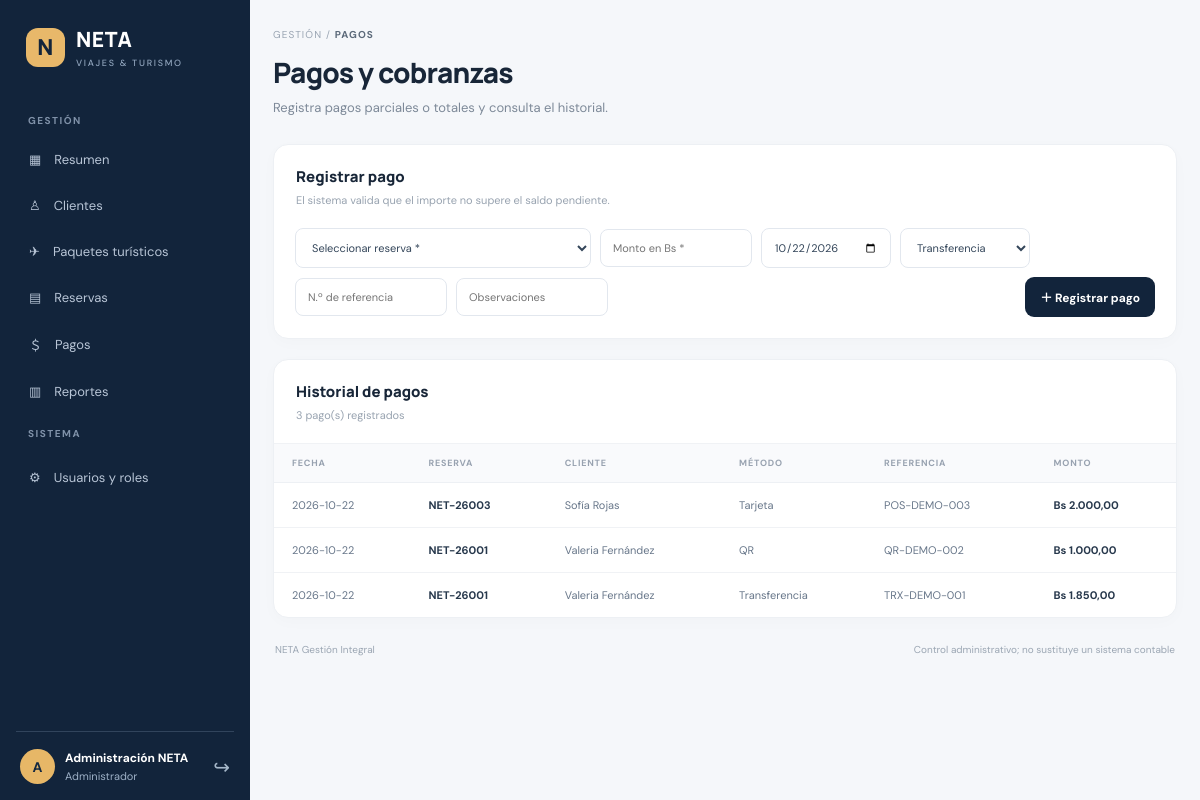
/index.php?page=payments (signed in), run on the app's committed database.
### tables this page shows
CREATE TABLE payments (id INT AUTO_INCREMENT PRIMARY KEY,reservation_id INT NOT NULL,amount DECIMAL(12,2) NOT NULL,payment_date DATE NOT NULL,method ENUM('Transferencia','Efectivo','Tarjeta','QR','Otro') NOT NULL DEFAULT 'Transferencia',reference VARCHAR(100) NULL,notes VARCHAR(255) NULL,created_at TIMESTAMP DEFAULT CURRENT_TIMESTAMP,CONSTRAINT fk_payment_res FOREIGN KEY(reservation_id) REFERENCES reservations(id));

CREATE TABLE reservations (id INT AUTO_INCREMENT PRIMARY KEY,code VARCHAR(32) NOT NULL UNIQUE,client_id INT NOT NULL,package_id INT NOT NULL,travel_date DATE NOT NULL,passengers INT NOT NULL DEFAULT 1,total_amount DECIMAL(12,2) NOT NULL,status ENUM('Pendiente','Confirmada','Cancelada','Completada') NOT NULL DEFAULT 'Pendiente',notes TEXT NULL,created_at TIMESTAMP DEFAULT CURRENT_TIMESTAMP,CONSTRAINT fk_res_client FOREIGN KEY(client_id) REFERENCES clients(id),CONSTRAINT fk_res_package FOREIGN KEY(package_id) REFERENCES packages(id));

CREATE TABLE clients (id INT AUTO_INCREMENT PRIMARY KEY,name VARCHAR(150) NOT NULL,email VARCHAR(160) NULL,phone VARCHAR(40) NULL,country VARCHAR(80) NULL,preferences VARCHAR(255) NULL,created_at TIMESTAMP DEFAULT CURRENT_TIMESTAMP,UNIQUE KEY uq_client_email(email));

### app/Core/helpers.php (called while the page is built, shortened)
<?php
function e($value): string { return htmlspecialchars((string)$value, ENT_QUOTES, 'UTF-8'); }
function money($value): string { return 'Bs '.number_format((float)$value, 2, ',', '.'); }
function view(string $name, array $data=[]): void { extract($data); require __DIR__.'/../views/'.$name.'.php'; }

### app/Core/Controller.php (called while the page is built, shortened)
<?php
class Controller {
 protected function render(string $view, array $data=[]): void { \view($view,$data); }
}

### app/Controllers/PaymentController.php (called while the page is built, shortened)
<?php
class PaymentController extends Controller { public function index(): void {$m=new Payment();$this->render('payments/index',['payments'=>$m->all(),'reservations'=>$m->reservations()]);} public function save(): void {\csrf_check();try{(new Payment())->save(['reservation_id'=>(int)($_POST['reservation_id']??0),'amount'=>(float)($_POST['amount']??0),'payment_date'=>$_POST['payment_date']??date('Y-m-d'),'method'=>$_POST['method']??'Transferencia','reference'=>trim($_POST['reference']??''),'notes'=>trim($_POST['notes']??'')]);\flash('success','Pago registrado correctamente.');}catch(\Throwable $e){\flash('error',$e instanceof \RuntimeException?$e->getMessage():'No se pudo registrar el pago.');}\redirect('payments');} }

### app/Core/Router.php (called while the page is built, shortened)
<?php
class Router {
    public function dispatch(): void {
        $page = $_GET['page'] ?? (isset($_SESSION['user']) ? (($_SESSION['user']['role'] ?? '') === 'Cliente' ? 'client-area' : 'dashboard') : 'home');
        $routes = [
          'home'=>['App\\Controllers\\PublicController','home'],
          'catalog'=>['App\\Controllers\\PublicController','catalog'],
          'login'=>['App\\Controllers\\AuthController','login'],
          'client-login'=>['App\\Controllers\\ClientAuthController','login'],
          'client-register'=>['App\\Controllers\\ClientAuthController','register'],
          'client-area'=>['App\\Controllers\\ClientPortalController','index'],
          'client-booking'=>['App\\Controllers\\ClientPortalController','book'],
          'client-reservations'=>['App\\Controllers\\ClientPortalController','reservations'],
          'dashboard'=>['App\\Controllers\\DashboardController','index'],
          'clients'=>['App\\Controllers\\ClientController','index'],
          'client-save'=>['App\\Controllers\\ClientController','save'],
          'client-delete'=>['App\\Controllers\\ClientController','delete'],
          'packages'=>['App\\Controllers\\PackageController','index'],
          'package-save'=>['App\\Controllers\\PackageController','save'],
          'reservations'=>['App\\Controllers\\ReservationController','index'],
          'reservation-save'=>['App\\Controllers\\ReservationController','save'],
          'payments'=>['App\\Controllers\\PaymentController','index'],
          'payment-save'=>['App\\Controllers\\PaymentController','save'],
          'reports'=>['App\\Controllers\\ReportController','index'],
          'users'=>['App\\Controllers\\UserController','index'],
        ];
        [$class,$method] = $routes[$page]; (new $class())->$method();
    }
}

### index.php (called while the page is built, shortened)
<?php
$router = new App\Core\Router();
$router->dispatch();

### app/Models/Payment.php (called while the page is built, shortened)
<?php
class Payment {
 public function all(): array { return Database::connection()->query('SELECT py.*,r.code,c.name client_name FROM payments py JOIN reservations r ON r.id=py.reservation_id JOIN clients c ON c.id=r.client_id ORDER BY py.id DESC')->fetchAll(); }
}

### app/views/payments/index.php (the view)
<?php $title='Pagos';require __DIR__.'/../layouts/header.php'; ?><div class="app-shell"><?php require __DIR__.'/../layouts/sidebar.php'; ?><main class="main"><header class="page-head"><div><div class="breadcrumb">GESTIÓN / <strong>Pagos</strong></div><h1>Pagos y cobranzas</h1><p>Registra pagos parciales o totales y consulta el historial.</p></div></header><?php require __DIR__.'/../layouts/flash.php'; ?><section class="panel"><div class="panel-heading"><div><h2>Registrar pago</h2><p>El sistema valida que el importe no supere el saldo pendiente.</p></div></div><form class="inline-form" method="post" action="index.php?page=payment-save"><input type="hidden" name="csrf" value="<?=e(csrf_token())?>"><select name="reservation_id" required><option value="">Seleccionar reserva *</option><?php foreach($reservations as $r): if((float)$r['balance']>0): ?><option value="<?=$r['id']?>"><?=e($r['code'])?> · <?=e($r['client_name'])?> · saldo <?=e(money($r['balance']))?></option><?php endif; endforeach; ?></select><input type="number" name="amount" min="0.01" step="0.01" placeholder="Monto en Bs *" required><input type="date" name="payment_date" value="<?=date('Y-m-d')?>" required><select name="method"><option>Transferencia</option><option>Efectivo</option><option>Tarjeta</option><option>QR</option><option>Otro</option></select><input name="reference" placeholder="N.º de referencia"><input name="notes" placeholder="Observaciones"><button class="btn primary">＋ Registrar pago</button></form></section><section class="panel section-gap"><div class="panel-heading"><div><h2>Historial de pagos</h2><p><?=count($payments)?> pago(s) registrados</p></div></div><div class="table-wrap"><table><thead><tr><th>FECHA</th><th>RESERVA</th><th>CLIENTE</th><th>MÉTODO</th><th>REFERENCIA</th><th>MONTO</th></tr></thead><tbody><?php foreach($payments as $p): ?><tr><td><?=e($p['payment_date'])?></td><td><strong><?=e($p['code'])?></strong></td><td><?=e($p['client_name'])?></td><td><?=e($p['method'])?></td><td><?=e($p['reference']?:'—')?></td><td><strong><?=e(money($p['amount']))?></strong></td></tr><?php endforeach; if(!$payments): ?><tr><td colspan="6" class="empty">Todavía no hay pagos registrados.</td></tr><?php endif; ?></tbody></table></div></section><footer class="page-footer">NETA Gestión Integral <span>Control administrativo; no sustituye un sistema contable</span></footer></main></div><?php require __DIR__.'/../layouts/footer.php'; ?>

### public/assets/css/app.css (style rules this page uses)
:root { --navy:#12243b;--navy2:#1d3554;--ink:#182638;--muted:#7d8998;--line:#e7ebf0;--bg:#f5f7fa;--blue:#356ce5;--teal:#18a999;--radius:15px }
* { box-sizing:border-box }
body { margin:0;background:var(--bg);font-family:'DM Sans',sans-serif;color:var(--ink);font-size:14px }
button,input,select { font:inherit }
.app-shell { min-height:100vh }
.main { margin-left:250px;padding:35px 36px 20px;min-height:100vh;max-width:calc(100% - 250px) }
.topbar,.page-head { display:flex;align-items:flex-start;justify-content:space-between;gap:20px;margin-bottom:28px }
.breadcrumb { font-size:10px;letter-spacing:1.1px;color:#99a4b2;text-transform:uppercase;margin-bottom:12px }
.breadcrumb strong { color:#5c6a7a }
.topbar h1,.page-head h1 { font:800 28px Manrope,sans-serif;letter-spacing:-.8px;margin:0 0 8px }
.topbar p,.page-head p { color:var(--muted);margin:0;font-size:13px }
.btn { border:0;border-radius:9px;padding:11px 15px;font-weight:700;font-size:12px;cursor:pointer;display:inline-flex;align-items:center;justify-content:center;gap:10px;white-space:nowrap }
.btn.primary { background:var(--navy);color:white }
.stat-card,.panel { background:white;border:1px solid #edf0f4;border-radius:var(--radius);box-shadow:0 4px 16px #1a2d4105 }
.panel { overflow:hidden }
.panel-heading { padding:21px 22px;display:flex;justify-content:space-between;align-items:center;gap:15px }
.panel-heading h2 { font:800 15px Manrope,sans-serif;margin:0 0 6px }
.panel-heading p { font-size:11px;color:#98a3b0;margin:0 }
.table-wrap { width:100%;overflow:auto }
table { border-collapse:collapse;width:100%;white-space:nowrap;text-align:left }
th { background:#f9fafc;color:#98a2b0;font-size:9px;letter-spacing:.8px;font-weight:700;padding:13px 18px;border-top:1px solid #f0f2f5;border-bottom:1px solid #edf0f4 }
td { padding:15px 18px;border-bottom:1px solid #f0f2f5;font-size:11px;color:#68778a }
tbody tr:last-child td { border-bottom:0 }
td strong { color:#27384c;font-weight:700 }
.page-footer { display:flex;justify-content:space-between;gap:12px;color:#9ba6b3;font-size:10px;padding:25px 2px 5px }
.page-head { align-items:center }
.inline-form { padding:0 21px 21px;display:flex;flex-wrap:wrap;gap:9px;align-items:center }
.inline-form input,.inline-form select,.search-form input,.login-form input { border:1px solid #e2e7ee;border-radius:8px;background:#fff;padding:11px 12px;color:#34465a;font-size:11px;min-width:130px;outline:none }
.inline-form button { margin-left:auto }
.section-gap { margin-top:20px }
@media (max-width:1200px) { .main { padding:28px 23px } }

### data on the page
payments: payment_date "2026-10-22", reservation.code "NET-26003", clients.name "Sofía Rojas", method "Tarjeta", reference "POS-DEMO-003", amount "Bs 2.000,00"
payments: payment_date "2026-10-22", reservation.code "NET-26001", clients.name "Valeria Fernández", method "QR", reference "QR-DEMO-002", amount "Bs 1.000,00"
payments: payment_date "2026-10-22", reservation.code "NET-26001", clients.name "Valeria Fernández", method "Transferencia", reference "TRX-DEMO-001", amount "Bs 1.850,00"

### other printed values
substr($user['name']??'N',0,1) "A"
$user['name'] "Administración NETA"
$user['role'] "Administrador"
count($payments) "3"
